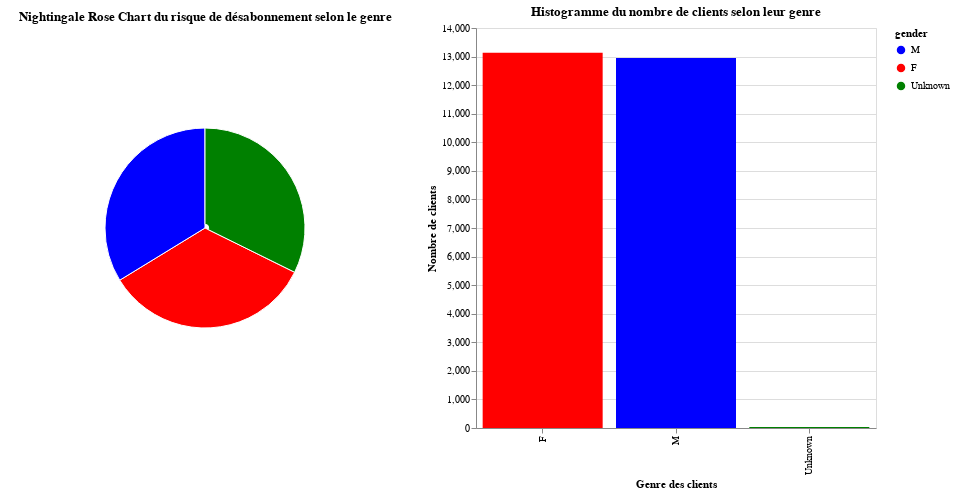

The cell this chart's notebook holds for it:
### Markdown cell above
Nous constatons que l'age n'a pas réellement de grosse influance.

On va donc comparer cette fois-ci avec le genre des utilisateurs

### Code cell
from pyspark.sql.functions import count

# pour chaque genre
df_churn = df_spark_clean.groupBy("gender").agg((avg("churn_risk_score") * 100).alias("avg_churn_percentage"))
df_churn2 = df_spark_clean.groupBy("gender").count()

data_pd = df_churn.toPandas()
data_pd2 = df_churn2.toPandas()

# couleurs personnalisées
color_scale = alt.Scale(
    domain=['M', 'F', 'Unknown'],
    range=['blue', 'red', 'green']
)

# Créer un graphique Nightingale Rose Chart avec Altair sur moyenne prédiction churn
base = alt.Chart(data_pd).encode(
    theta=alt.Theta("avg_churn_percentage:Q", stack=True),
    radius=alt.Radius("avg_churn_percentage:Q", scale=alt.Scale(type="sqrt", zero=True, rangeMin=150)),
    tooltip=['gender:N', 'avg_churn_percentage:Q'],
    color=alt.Color("gender:N", scale=color_scale)
).properties(
    width=400,  # Taille du graphique
    height=400,
    title="Nightingale Rose Chart du risque de désabonnement selon le genre"  # Titre du graphique
)

# Histogramme du nombre de clients selon leur genre
base2 = alt.Chart(data_pd2).mark_bar().encode(
    x=alt.X('gender:N', axis=alt.Axis(title="Genre des clients")),
    y=alt.Y('count:Q', axis=alt.Axis(title="Nombre de clients")),
    tooltip=['gender:N', 'count:Q'],  # Afin de pouvoir avoir les informations de chaque point lorsque l'on passe notre souris
    color=alt.Color("gender:N", scale=color_scale)
).properties(
    width=400,  # Taille du graphique
    height=400,
    title="Histogramme du nombre de clients selon leur genre"  # Titre du graphique
).interactive()  # Pouvoir zoomer sur le graphique

# Ajouter les arcs et les étiquettes
c1 = base.mark_arc(innerRadius=100, outerRadius=200, stroke="#fff")
c2 = base.mark_text(radiusOffset=20).encode(text=alt.Text("avg_churn_percentage:Q", format=".1f"))

# Afficher le graphique
chart = (c1 + c2) | base2
chart.display()

### Figure 1 — Vega-Lite specification as saved in the notebook (floating-point values rounded to 4 significant figures)
{"config": {"view": {"continuousWidth": 400, "continuousHeight": 300}}, "hconcat": [{"layer": [{"mark": {"type": "arc", "innerRadius": 100, "outerRadius": 200, "stroke": "#fff"}, "encoding": {"color": {"field": "gender", "scale": {"domain": ["M", "F", "Unknown"], "range": ["blue", "red", "green"]}, "type": "nominal"}, "radius": {"field": "avg_churn_percentage", "scale": {"rangeMin": 150, "type": "sqrt", "zero": true}, "type": "quantitative"}, "theta": {"field": "avg_churn_percentage", "stack": true, "type": "quantitative"}, "tooltip": [{"field": "gender", "type": "nominal"}, {"field": "avg_churn_percentage", "type": "quantitative"}]}, "height": 400, "title": "Nightingale Rose Chart du risque de désabonnement selon le genre", "width": 400}, {"mark": {"type": "text", "radiusOffset": 20}, "encoding": {"color": {"field": "gender", "scale": {"domain": ["M", "F", "Unknown"], "range": ["blue", "red", "green"]}, "type": "nominal"}, "radius": {"field": "avg_churn_percentage", "scale": {"rangeMin": 150, "type": "sqrt", "zero": true}, "type": "quantitative"}, "text": {"field": "avg_churn_percentage", "format": ".1f", "type": "quantitative"}, "theta": {"field": "avg_churn_percentage", "stack": true, "type": "quantitative"}, "tooltip": [{"field": "gender", "type": "nominal"}, {"field": "avg_churn_percentage", "type": "quantitative"}]}, "height": 400, "title": "Nightingale Rose Chart du risque de désabonnement selon le genre", "width": 400}], "data": {"name": "data-abd7bc4fbce81ff536df74bba34673c7"}}, {"data": {"name": "data-2fdc5665cff902b0e51ea11304484632"}, "mark": "bar", "encoding": {"color": {"field": "gender", "scale": {"domain": ["M", "F", "Unknown"], "range": ["blue", "red", "green"]}, "type": "nominal"}, "tooltip": [{"field": "gender", "type": "nominal"}, {"field": "count", "type": "quantitative"}], "x": {"axis": {"title": "Genre des clients"}, "field": "gender", "type": "nominal"}, "y": {"axis": {"title": "Nombre de clients"}, "field": "count", "type": "quantitative"}}, "height": 400, "selection": {"selector002": {"type": "interval", "bind": "scales", "encodings": ["x", "y"]}}, "title": "Histogramme du nombre de clients selon leur genre", "width": 400}], "$schema": "https://vega.github.io/schema/vega-lite/v4.17.0.json", "datasets": {"data-abd7bc4fbce81ff536df74bba34673c7": [{"gender": "F", "avg_churn_percentage": 54.0}, {"gender": "M", "avg_churn_percentage": 53.65}, {"gender": "Unknown", "avg_churn_percentage": 51.35}], "data-2fdc5665cff902b0e51ea11304484632": [{"gender": "F", "count": 13138}, {"gender": "M", "count": 12946}, {"gender": "Unknown", "count": 37}]}}
